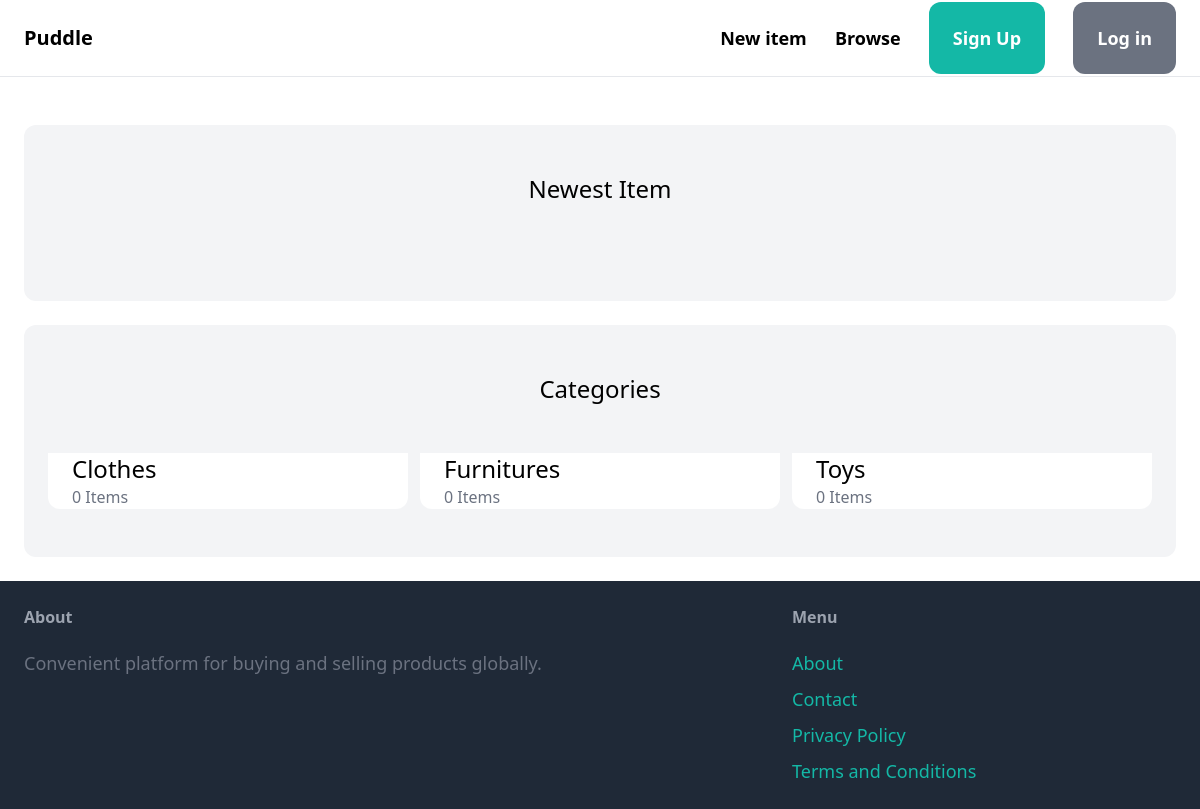
/, run on an earlier commit of the app's database.
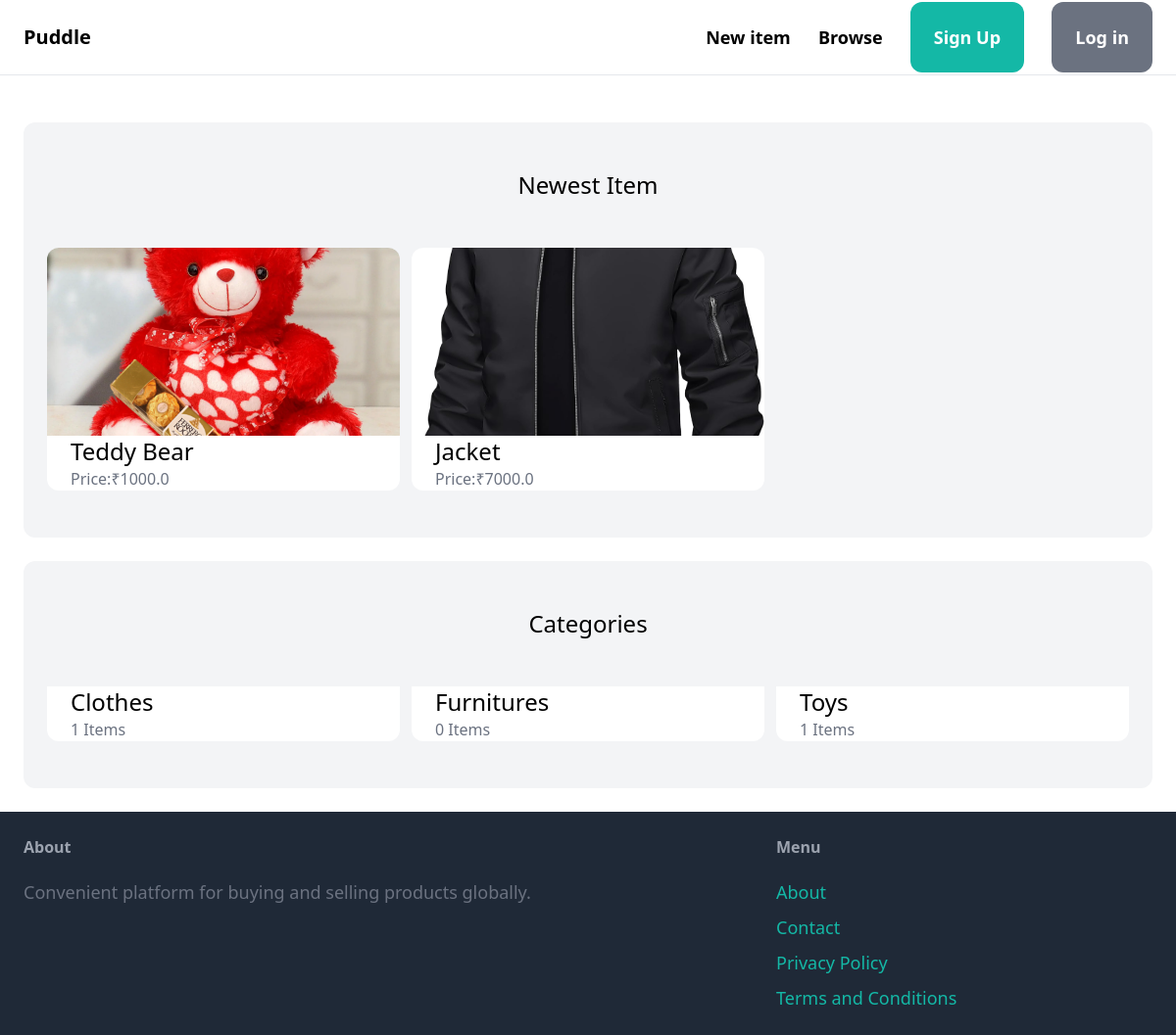
And on a later commit of the database.
### item/models.py (models this page shows, shortened)
class Category(models.Model):
    name = models.CharField(max_length=255)
    class Meta:
        ordering = ('name',)
        verbose_name_plural = 'Categories'

class Item(models.Model):
        category = models.ForeignKey(Category, related_name='items', on_delete=models.CASCADE)
        name = models.CharField(max_length=255)
        description = models.TextField(blank=True, null=True)
        price = models.FloatField()
        image = models.ImageField(upload_to='item_images', blank=True, null=True)
        is_sold = models.BooleanField(default=False)
        created_by = models.ForeignKey(User, related_name='items', on_delete=models.CASCADE)
        created_at = models.DateTimeField(auto_now_add=True)

### core/views.py (the view)
# urls.py: path('', views.index, name='index'),
def index(request):
    Items = Item.objects.filter(is_sold=False)[0:6]
    categories = Category.objects.all()
    return render(request, 'core/index.html', {
        'Items': Items,
        'categories': categories,
    })

### core/templates/core/index.html (shortened to what this page needs)
{% extends 'core/base.html' %}
{% block content %}
<div class="mt-6 px-6 py-12 bg-gray-100 rounded-xl">
    <h2 class="mb-12 text-2xl text-center">Newest Item</h2>
    <div class="grid grid-cols-3 gap-3">
        {% for Item in Items %}
        <div class="overflow-hidden">
            <a href="{% url 'item:detail' Item.id %}">
                <div class="h-48">
                    <img src="{{ Item.image.url }}"
                         class="w-full h-full object-cover rounded-t-xl">
                </div>
                <div class="px-6 bg-white rounded-b-xl">
                    <h2 class="text-2xl">{{ Item.name }}</h2>
                    <p class="text-gray-500">Price:₹{{ Item.price }}</p>
                </div>
            </a>
        </div>
    {% endfor %}
    </div>
</div>
<div class="mt-6 px-6 py-12 bg-gray-100 rounded-xl">
    <h2 class="mb-12 text-2xl text-center">Categories</h2>
    <div class="grid grid-cols-3 gap-3">
        {% for category in categories %}
        <div class="overflow-hidden">
            <a href="#">
                <div class="px-6 bg-white rounded-b-xl">
                    <h2 class="text-2xl">{{ category.name }}</h2>
                    <p class="text-gray-500">{{ category.items.count }} Items</p>
                </div>
            </a>
        </div>
        {% endfor %}
    </div>
</div>
{% endblock %}

What changed in the data, as far as the page shows it:
added Item: image (picture), name "Teddy Bear", price "1000.0"
added Item: image (picture), name "Jacket", price "7000.0"
computed for Category "Clothes": items.count "0" → "1"
computed for Category "Toys": items.count "0" → "1"
